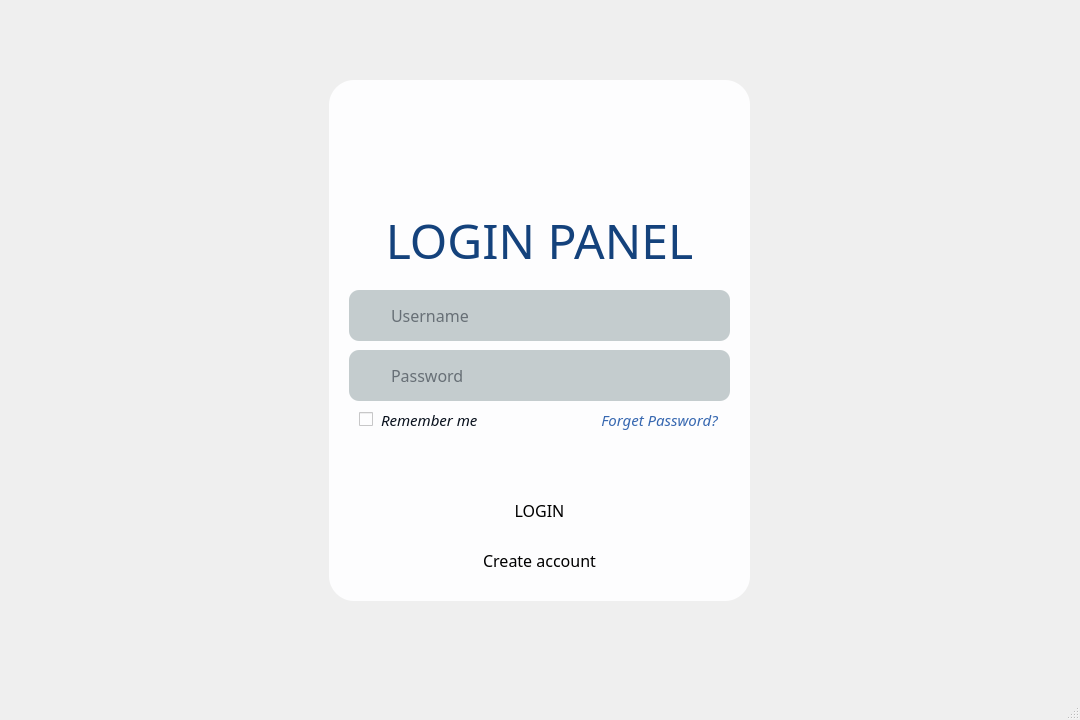
<?xml version="1.0" encoding="UTF-8"?>
<ui version="4.0">
 <class>MainWindow</class>
 <widget class="QMainWindow" name="MainWindow">
  <property name="geometry">
   <rect>
    <x>0</x>
    <y>0</y>
    <width>1080</width>
    <height>720</height>
   </rect>
  </property>
  <property name="minimumSize">
   <size>
    <width>1080</width>
    <height>720</height>
   </size>
  </property>
  <property name="maximumSize">
   <size>
    <width>1080</width>
    <height>720</height>
   </size>
  </property>
  <property name="baseSize">
   <size>
    <width>1080</width>
    <height>720</height>
   </size>
  </property>
  <property name="font">
   <font>
    <family>Poppins</family>
   </font>
  </property>
  <property name="windowTitle">
   <string>MainWindow</string>
  </property>
  <property name="styleSheet">
   <string notr="true">background-color: qlineargradient(spread:pad, x1:0, y1:0, x2:1, y2:1, stop:0 rgba(54, 103, 176, 255), stop:1 rgba(20, 66, 124, 255));

QPushButton
{
	background-color:rgb(255, 255, 255);
	border: 2px solid rgb(0, 0, 127);
}</string>
  </property>
  <widget class="QWidget" name="centralwidget">
   <widget class="QFrame" name="frame">
    <property name="enabled">
     <bool>true</bool>
    </property>
    <property name="geometry">
     <rect>
      <x>329</x>
      <y>80</y>
      <width>421</width>
      <height>521</height>
     </rect>
    </property>
    <property name="styleSheet">
     <string notr="true">background-color: #fdfdfe;
border-radius: 25px;
</string>
    </property>
    <property name="frameShape">
     <enum>QFrame::StyledPanel</enum>
    </property>
    <property name="frameShadow">
     <enum>QFrame::Raised</enum>
    </property>
    <widget class="QLabel" name="label">
     <property name="enabled">
      <bool>true</bool>
     </property>
     <property name="geometry">
      <rect>
       <x>160</x>
       <y>20</y>
       <width>100</width>
       <height>100</height>
      </rect>
     </property>
     <property name="minimumSize">
      <size>
       <width>0</width>
       <height>0</height>
      </size>
     </property>
     <property name="styleSheet">
      <string notr="true">background: transparent;</string>
     </property>
     <property name="text">
      <string/>
     </property>
     <property name="textFormat">
      <enum>Qt::AutoText</enum>
     </property>
     <property name="pixmap">
      <pixmap>../assets/Artboard 5.png</pixmap>
     </property>
     <property name="scaledContents">
      <bool>true</bool>
     </property>
    </widget>
    <widget class="QPushButton" name="pushButton_2">
     <property name="geometry">
      <rect>
       <x>20</x>
       <y>460</y>
       <width>381</width>
       <height>41</height>
      </rect>
     </property>
     <property name="font">
      <font>
       <family>Poppins Medium</family>
       <pointsize>12</pointsize>
      </font>
     </property>
     <property name="cursor">
      <cursorShape>PointingHandCursor</cursorShape>
     </property>
     <property name="styleSheet">
      <string notr="true">
QPushButton
{
	background-color: #fdfdfe;
	color : #14427c;
	border: 2px solid #14427c;
	border-radius: 10px;
}
QPushButton:hover {
	color : #3667b0;
	border: 2px solid  #3667b0;
};
</string>
     </property>
     <property name="text">
      <string>Create account</string>
     </property>
    </widget>
    <widget class="QPushButton" name="pushButton_3">
     <property name="geometry">
      <rect>
       <x>20</x>
       <y>410</y>
       <width>381</width>
       <height>41</height>
      </rect>
     </property>
     <property name="font">
      <font>
       <family>Poppins Medium</family>
       <pointsize>12</pointsize>
      </font>
     </property>
     <property name="cursor">
      <cursorShape>PointingHandCursor</cursorShape>
     </property>
     <property name="styleSheet">
      <string notr="true">QPushButton
{
	background-color: #14427c;
	color : #fdfdfe;
	border-radius: 10px;
}
QPushButton:hover {
	background-color: #3667b0;
	color : #fdfdfe;
};

</string>
     </property>
     <property name="text">
      <string>LOGIN</string>
     </property>
    </widget>
    <widget class="QLineEdit" name="lineEdit_2">
     <property name="geometry">
      <rect>
       <x>20</x>
       <y>210</y>
       <width>381</width>
       <height>51</height>
      </rect>
     </property>
     <property name="font">
      <font>
       <family>Poppins Medium</family>
       <pointsize>12</pointsize>
      </font>
     </property>
     <property name="styleSheet">
      <string notr="true">border-radius: 10px;
background-color: #c4ccce;
color: #09111d;
padding-left: 40px;
</string>
     </property>
     <property name="maxLength">
      <number>15</number>
     </property>
     <property name="placeholderText">
      <string>Username</string>
     </property>
    </widget>
    <widget class="QLabel" name="label_3">
     <property name="geometry">
      <rect>
       <x>0</x>
       <y>110</y>
       <width>421</width>
       <height>101</height>
      </rect>
     </property>
     <property name="font">
      <font>
       <family>Semakin</family>
       <pointsize>36</pointsize>
      </font>
     </property>
     <property name="styleSheet">
      <string notr="true">background-color: rgba(0,0,0,0);
color : #14427c;</string>
     </property>
     <property name="text">
      <string>LOGIN PANEL</string>
     </property>
     <property name="alignment">
      <set>Qt::AlignCenter</set>
     </property>
    </widget>
    <widget class="QLabel" name="label_4">
     <property name="geometry">
      <rect>
       <x>27</x>
       <y>220</y>
       <width>31</width>
       <height>31</height>
      </rect>
     </property>
     <property name="styleSheet">
      <string notr="true">background-color: transparent;</string>
     </property>
     <property name="text">
      <string/>
     </property>
     <property name="pixmap">
      <pixmap>../assets/atomic_ICONS_blueOnlyArtboard 15.png</pixmap>
     </property>
     <property name="scaledContents">
      <bool>true</bool>
     </property>
    </widget>
    <widget class="QLineEdit" name="lineEdit_3">
     <property name="geometry">
      <rect>
       <x>20</x>
       <y>270</y>
       <width>381</width>
       <height>51</height>
      </rect>
     </property>
     <property name="font">
      <font>
       <family>Poppins Medium</family>
       <pointsize>12</pointsize>
       <italic>false</italic>
      </font>
     </property>
     <property name="styleSheet">
      <string notr="true">border-radius: 10px;
background-color: #c4ccce;
color: #09111d;
padding-left: 40px;
</string>
     </property>
     <property name="maxLength">
      <number>15</number>
     </property>
     <property name="echoMode">
      <enum>QLineEdit::Password</enum>
     </property>
     <property name="placeholderText">
      <string>Password</string>
     </property>
    </widget>
    <widget class="QLabel" name="label_5">
     <property name="geometry">
      <rect>
       <x>27</x>
       <y>280</y>
       <width>31</width>
       <height>31</height>
      </rect>
     </property>
     <property name="styleSheet">
      <string notr="true">background-color: transparent;</string>
     </property>
     <property name="text">
      <string/>
     </property>
     <property name="pixmap">
      <pixmap>../assets/atomic_ICONS_blueOnlyArtboard 16.png</pixmap>
     </property>
     <property name="scaledContents">
      <bool>true</bool>
     </property>
    </widget>
    <widget class="QCheckBox" name="checkBox">
     <property name="geometry">
      <rect>
       <x>30</x>
       <y>329</y>
       <width>16</width>
       <height>20</height>
      </rect>
     </property>
     <property name="font">
      <font>
       <family>Poppins</family>
       <pointsize>11</pointsize>
      </font>
     </property>
     <property name="cursor">
      <cursorShape>PointingHandCursor</cursorShape>
     </property>
     <property name="styleSheet">
      <string notr="true">color: 09111d;
border-radius: 12px;</string>
     </property>
     <property name="text">
      <string/>
     </property>
    </widget>
    <widget class="QPushButton" name="pushButton">
     <property name="geometry">
      <rect>
       <x>260</x>
       <y>330</y>
       <width>141</width>
       <height>20</height>
      </rect>
     </property>
     <property name="font">
      <font>
       <family>Poppins Medium</family>
       <pointsize>11</pointsize>
       <italic>true</italic>
      </font>
     </property>
     <property name="cursor">
      <cursorShape>PointingHandCursor</cursorShape>
     </property>
     <property name="styleSheet">
      <string notr="true">QPushButton{
	background-color: transparent;
	color: #3667b0;
}
QPushButton:hover{
	color: #14427c;
}


</string>
     </property>
     <property name="text">
      <string>Forget Password?</string>
     </property>
    </widget>
    <widget class="QLabel" name="label_7">
     <property name="geometry">
      <rect>
       <x>52</x>
       <y>330</y>
       <width>121</width>
       <height>20</height>
      </rect>
     </property>
     <property name="font">
      <font>
       <family>Poppins Medium</family>
       <pointsize>11</pointsize>
       <italic>true</italic>
      </font>
     </property>
     <property name="styleSheet">
      <string notr="true">color: #09111d;</string>
     </property>
     <property name="text">
      <string>Remember me</string>
     </property>
    </widget>
    <widget class="QToolButton" name="toolButton">
     <property name="geometry">
      <rect>
       <x>357</x>
       <y>280</y>
       <width>31</width>
       <height>31</height>
      </rect>
     </property>
     <property name="styleSheet">
      <string notr="true">background-color: transparent;</string>
     </property>
     <property name="text">
      <string/>
     </property>
     <property name="icon">
      <iconset>
       <normaloff>../assets/atomic_ICONS_blueOnlyArtboard 13.png</normaloff>../assets/atomic_ICONS_blueOnlyArtboard 13.png</iconset>
     </property>
     <property name="iconSize">
      <size>
       <width>31</width>
       <height>31</height>
      </size>
     </property>
    </widget>
    <widget class="QToolButton" name="toolButton_2">
     <property name="geometry">
      <rect>
       <x>357</x>
       <y>280</y>
       <width>31</width>
       <height>31</height>
      </rect>
     </property>
     <property name="styleSheet">
      <string notr="true">background-color: transparent;</string>
     </property>
     <property name="text">
      <string/>
     </property>
     <property name="icon">
      <iconset>
       <normaloff>../assets/atomic_ICONS_blueOnlyArtboard 14.png</normaloff>../assets/atomic_ICONS_blueOnlyArtboard 14.png</iconset>
     </property>
     <property name="iconSize">
      <size>
       <width>31</width>
       <height>31</height>
      </size>
     </property>
    </widget>
    <widget class="QLineEdit" name="lineEdit">
     <property name="geometry">
      <rect>
       <x>22</x>
       <y>360</y>
       <width>381</width>
       <height>31</height>
      </rect>
     </property>
     <property name="font">
      <font>
       <family>Poppins Medium</family>
       <pointsize>11</pointsize>
      </font>
     </property>
     <property name="styleSheet">
      <string notr="true">background-color:#fdfdfe;
	color: #dd4a4a;	</string>
     </property>
     <property name="text">
      <string/>
     </property>
     <property name="alignment">
      <set>Qt::AlignCenter</set>
     </property>
     <property name="readOnly">
      <bool>true</bool>
     </property>
    </widget>
   </widget>
   <widget class="QLabel" name="label_2">
    <property name="enabled">
     <bool>true</bool>
    </property>
    <property name="geometry">
     <rect>
      <x>0</x>
      <y>0</y>
      <width>1080</width>
      <height>720</height>
     </rect>
    </property>
    <property name="styleSheet">
     <string notr="true"/>
    </property>
    <property name="text">
     <string/>
    </property>
    <property name="pixmap">
     <pixmap>../assets/atomic_logo_background_effect_white_5Artboard 1.png</pixmap>
    </property>
    <property name="scaledContents">
     <bool>false</bool>
    </property>
   </widget>
   <zorder>label_2</zorder>
   <zorder>frame</zorder>
  </widget>
  <widget class="QMenuBar" name="menubar">
   <property name="enabled">
    <bool>false</bool>
   </property>
   <property name="geometry">
    <rect>
     <x>0</x>
     <y>0</y>
     <width>1080</width>
     <height>20</height>
    </rect>
   </property>
  </widget>
  <widget class="QStatusBar" name="statusbar">
   <property name="enabled">
    <bool>false</bool>
   </property>
  </widget>
 </widget>
 <resources/>
 <connections/>
</ui>
